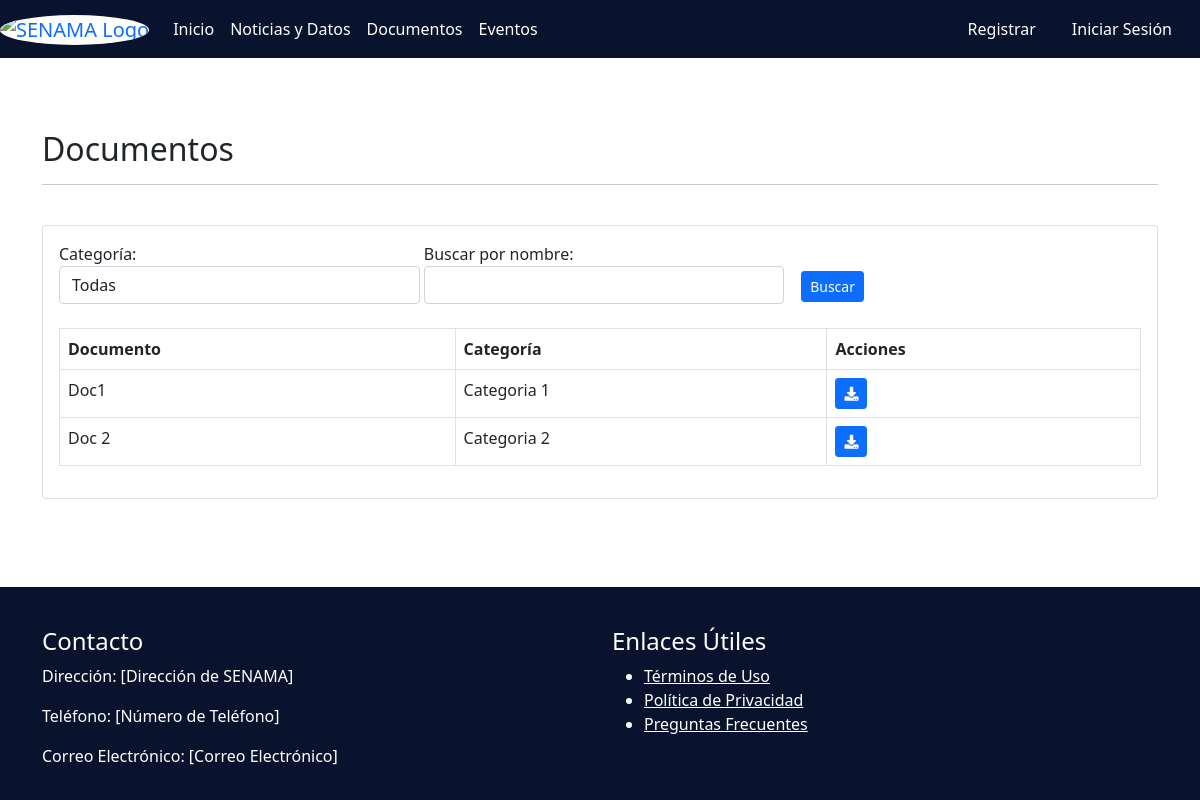
The app's page /listar_documentos_home/ with its own data.
### app/models.py (models this page shows, shortened)
class Document(models.Model):
    titulo = models.CharField(max_length=255)
    descripcion = models.TextField()
    archivo = models.FileField(upload_to='pdfs/')
    categoria = models.ForeignKey(Categoria_doc, on_delete=models.SET_NULL, null=True, blank=True)

class Categoria_doc(models.Model):
    nombre = models.CharField(max_length=255)

### app/views.py (the view)
# urls.py: path("listar_documentos_home/", listar_documentos_home, name="listar_documentos_home"),
def listar_documentos_home(request):
    categoria_id = request.GET.get('categoria', None)
    termino_busqueda = request.GET.get('q', None)
    documentos = Document.objects.all()
    if categoria_id:
        documentos = documentos.filter(categoria_id=categoria_id)
    if termino_busqueda:
        documentos = documentos.filter(Q(titulo__icontains=termino_busqueda))
    categorias = Categoria_doc.objects.all()
    data = {
        'documentos': documentos,
        'categorias': categorias,
    }
    return render(request, 'app/home/listar_documentos.html', data)

### app/templates/app/home/listar_documentos.html (shortened to what this page needs)
{% extends 'app/base.html' %} {% load static %} {% block contenido %}
<br><br>
<div class="container">
    <div class="row">
        <div class="col-12">
            <br>
            <h2>Documentos</h2>
            <hr>
        </div>
    </div>
    <br>
    <div class="row">
        <div class="col-md-12">
            <div class="card">
                <div class="card-body">
                    <form method="get" id="filtroForm">
                        <div class="form-group col-md-4" style="display: inline-block;">
                            <label for="categoria">Categoría:</label>
                            <select name="categoria" id="categoria" class="form-control">
                                <option value="">Todas</option>
                            </select>
                        </div>
                        <div class="form-group col-md-4" style="display: inline-block;">
                            <label for="q">Buscar por nombre:</label>
                            <input type="text" name="q" id="q" class="form-control">
                        </div>
                        <div class="form-group col-md-2" style="display: inline-block;">
                            <button type="submit" class="btn btn-primary btn-block btn-sm">Buscar</button>
                        </div>
                    </form>
                    <br>
                    <table class="table table-bordered">
                        <thead>
                            <tr>
                                <th>Documento</th>
                                <th>Categoría</th>
                                <th>Acciones</th>
                            </tr>
                        </thead>
                        <tbody>
                            {% for documento in documentos %}
                            <tr>
                                <td>{{ documento.titulo | title }}</td>
                                <td>{{ documento.categoria.nombre }}</td>
                                <td>
                                    <a href="{{ documento.archivo.url }}" class="btn btn-primary btn-sm"><i class="fas fa-download"></i></a>
                                </td>
                            </tr>
                            {% endfor %}
                        </tbody>
                    </table>
                </div>
            </div>
        </div>
    </div>
</div>
{% endblock %}

### app/templates/app/base.html (style rules this page uses)
body { display: flex; flex-direction: column; min-height: 100vh; }

### records on screen
Document: titulo "Doc1", categoria.nombre "Categoria 1"
Document: titulo "Doc 2", categoria.nombre "Categoria 2"
